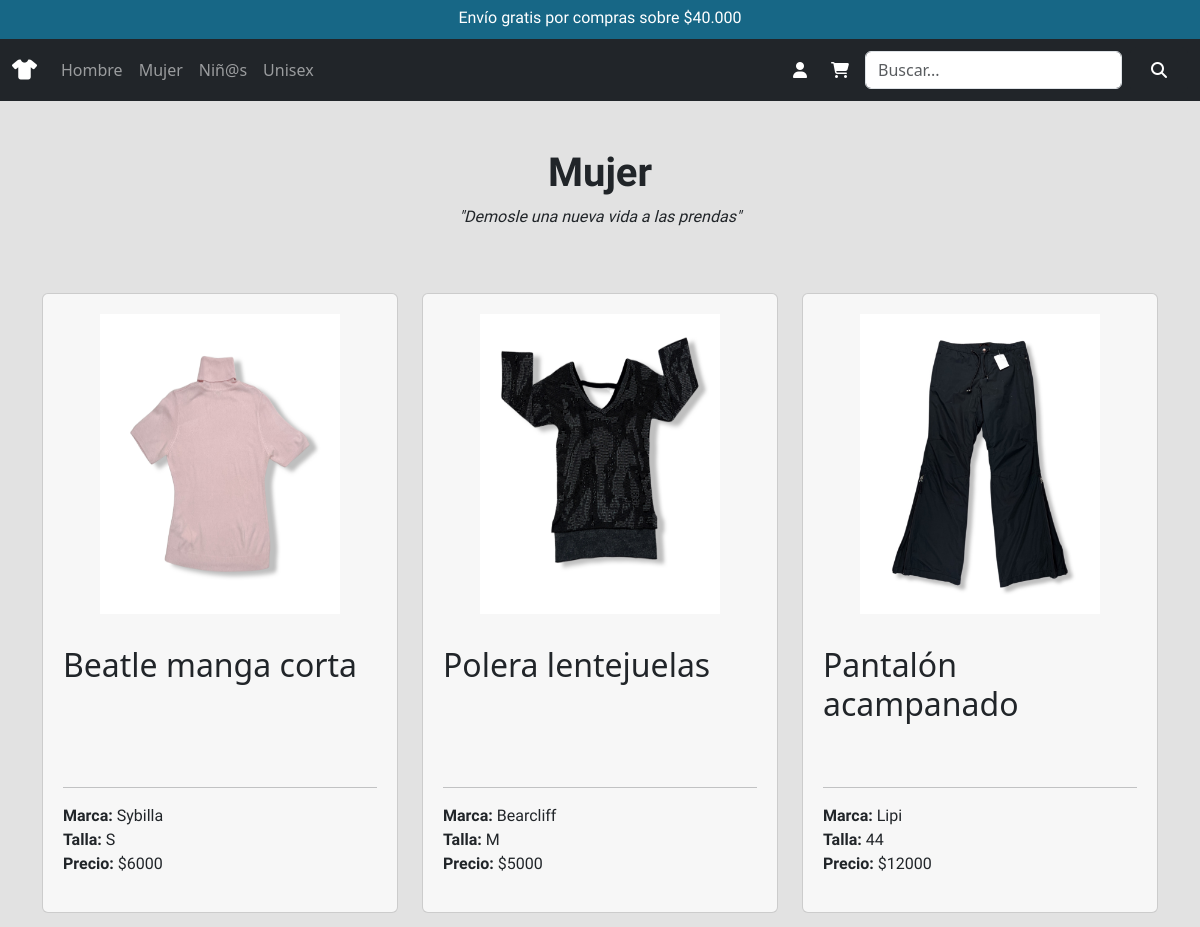
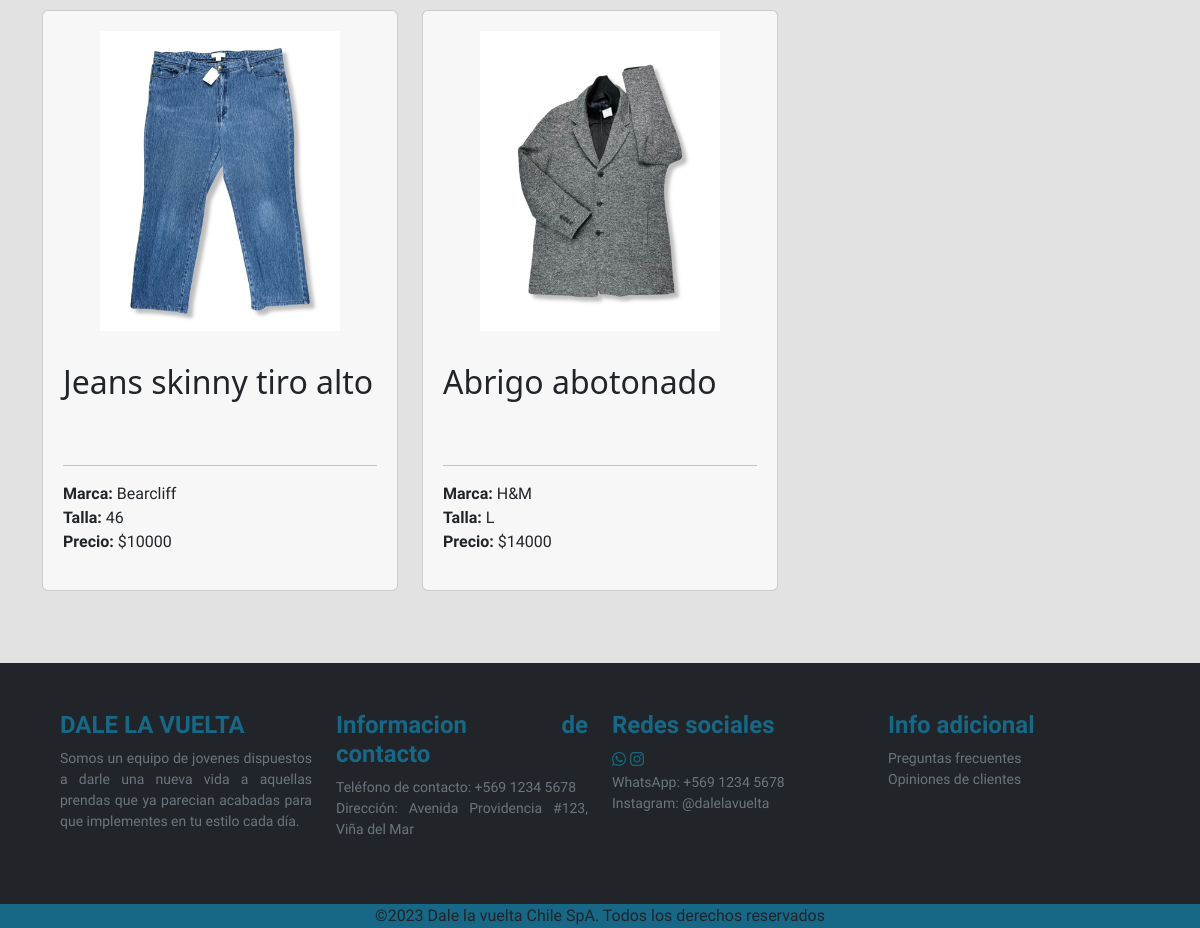
The page /mujer/ on the database its author committed (2 pictures, top to bottom).
### venta/models.py (models this page shows, shortened)
class Producto(models.Model):
    id_producto     = models.BigAutoField(db_column='idProducto', primary_key=True)
    id_categoria    = models.ForeignKey('Categoria', on_delete=models.CASCADE, db_column='idCategoria')
    nombre          = models.CharField(max_length=25)
    marca           = models.CharField(max_length=25)
    descripcion     = models.CharField(max_length=200)
    talla           = models.CharField(max_length=4)
    precio          = models.IntegerField()
    stock           = models.IntegerField()
    imagen          = models.ImageField(upload_to='productos/', null=True)

### venta/views.py (the view)
# urls.py: path('mujer/',views.mujer_view,name='mujer'),
def mujer_view(request):
    prodMujer = Producto.objects.filter(id_categoria="2")
    context = {"productos":prodMujer}
    return render(request,"venta/mujer.html",context)

### venta/templates/venta/mujer.html (shortened to what this page needs)
{% load static %}
<!DOCTYPE html>
<html lang="es">
<head>
    <link href="https://cdn.jsdelivr.net/npm/bootstrap@5.3.0-alpha2/dist/css/bootstrap.min.css" rel="stylesheet">
    <link rel="stylesheet" href="{% static 'venta/css/style.css' %}">
</head>
<body>
    <section>
        <header>
            <div>
                <div id="header" class="carousel slide" data-bs-ride="carousel">
                    <div id="fuente-header" class="carousel-inner">
                        <div class="carousel-item active">
                            <h6 class="text-center p-1 pt-2">Envío gratis por compras sobre $40.000</h6>
                        </div>
                    </div>
                </div>
            </div>
            <div class="container-fluid p-0">
                <nav class="navbar navbar-expand-sm navbar-dark bg-dark">
                    <div class="container-fluid">
                        <a class="navbar-brand" href="{% url 'index' %}"><i class="fa-solid fa-shirt"></i></a>
                        <div class="collapse navbar-collapse" id="mynavbar">
                            <ul class="navbar-nav me-auto">
                                <li class="nav-item">
                                    <a class="nav-link" href="{% url 'hombre' %}" id="linkHombre">Hombre</a>
                                </li>
                                <li class="nav-item">
                                    <a class="nav-link" href="{% url 'mujer' %}" id="linkMujer">Mujer</a>
                                </li>
                                <li class="nav-item">
                                    <a class="nav-link" href="{% url 'infantil' %}" id="linkInfantil">Niñ@s</a>
                                </li>
                                <li class="nav-item">
                                    <a class="nav-link" href="{% url 'unisex' %}" id="linkUnisex">Unisex</a>
                                </li>
                            </ul>
                            <div class="d-flex align-items-center text-white">
                                {% if user.is_authenticated %}
                                    <p class="d-flex pt-3 me-2">¡Hola! {{user.username}}</p>
                                    <a class="rounded me-3" href="{% url 'usuario' %}"><i class="fa-solid fa-user p-2 text-white"></i></a>
                                    {% if user.is_staff %}
                                        <a class="rounded me-3" href="{% url 'producto_mod' %}"><i class="fa-solid fa-database text-white"></i></a>
                                    {% endif %}
                                {% else %}
                                    <a class="rounded me-2" href="{% url 'login' %}"><i class="fa-solid fa-user p-2 text-white"></i></a>
                                {% endif %}
                                <a class="rounded me-2" href="{% url 'carrito' %}"><i class="fa-solid fa-cart-shopping p-2 text-white"></i></a>
                            </div>
                            <form class="d-flex align-items-center" action="{% url 'producto_search' %}" method="GET">
                                <input class="form-control me-2" type="search" placeholder="Buscar..." name="prodbuscar">
                                <button type="submit" class="btn btn-dark">
                                    <i class="fa-solid fa-magnifying-glass p-2 text-white"></i>
                                </button>
                            </form>
                        </div>
                    </div>
                </nav>
            </div>
        </header>
        <div id="fuente-titulo" class="p-5 text-center">
            <h1 class="fw-bold fs">Mujer</h1>
            <p class="fst-italic">"Demosle una nueva vida a las prendas"</p>
        </div>
        <div class="container">
            <div class="row gy-4">
                {% for i in productos %}
                <div class="col-lg-4 col-md-6 col-sm-12">
                    <div class="producto card h-100 flex-column d-flex flex-grow-1">
                        <a href="{% url 'detalle' pk=i.id_producto %}"><img src="{{i.imagen.url}}" width="240" height="300"></a>
                        <br>
                        <h2 class="pt-2 ">{{i.nombre}}</h2>
                        <div class="mt-auto">
                            <hr>
                            <p class="mt-0 mb-0 fw-bold">Marca: <span class="fw-normal">{{i.marca}}</span></p>
                            <p class="mt-0 mb-0 fw-bold">Talla: <span class="fw-normal">{{i.talla}}</span></p>
                            <p class="mt-0 fw-bold">Precio: <span class="fw-normal">${{i.precio}}</span></p>
                        </div>
                    </div>
                </div>
                {% endfor %}
            </div>
        </div>
        <br>
        <br>
        <br>
        <footer id="fuente-footer" class="row p-5 ancho-total m-0">
            <div class="col-xs-12 col-md-6 col-lg-3">
                <h4 class="fw-bold">DALE LA VUELTA</h4>
                <p class="m-0 small text-secondary">Somos un equipo de jovenes dispuestos a darle una nueva vida a aquellas prendas que ya parecian acabadas para que implementes en tu estilo cada día.</p>
            </div>
            <div class="col-xs-12 col-md-6 col-lg-3">
                <h4 class="fw-bold">Informacion de contacto</h4>
                <p class="m-0 small text-secondary">Teléfono de contacto: +569 1234 5678</p>
                <p class="small text-secondary">Dirección: Avenida Providencia #123, Viña del Mar</p>
            </div>
            <div class="col-xs-12 col-md-6 col-lg-3">
                <h4 class="fw-bold">Redes sociales</h4>
                <i id="animacion" class="fa-brands fa-whatsapp pe-1 animacion"></i><i class="fa-brands fa-instagram animacion"></i>
                <p class="m-0 small text-secondary">WhatsApp: +569 1234 5678</p>
                <p class="small text-secondary">Instagram: @dalelavuelta</p>
            </div>
            <div class="col-xs-12 col-md-6 col-lg-3">
                <h4 class="fw-bold">Info adicional</h4>
                <p class="m-0 small text-secondary animacion">Preguntas frecuentes</p>
                <p class="small text-secondary animacion">Opiniones de clientes</p>
            </div>
        </footer>
        <div class="container-fluid text-center color-footer">
            <p class="m-0">©2023 Dale la vuelta Chile SpA. Todos los derechos reservados</p>
        </div>
    </section>
</body>
</html>

### venta/static/venta/CSS/style.css (style rules this page uses)
* { margin: 0; }
body { background-color: #e2e2e2; width: 100%; }
header { background-color: #176786; height: 15%; width: 100%; }
footer { background-color: #212529; height: 10%; }
p { font-family: 'Assistant', sans-serif; }
#fuente-header { font-family: 'Signika', sans-serif; color: #ffffff; }
#fuente-titulo { font-family: 'Josefin Sans', sans-serif; }
#fuente-footer { font-family: 'Signika', sans-serif; color: #176786; text-align: justify; }
.color-footer { background-color: #176786; }
.ancho-total { width: 100%; }
.producto { flex-basis: calc(50% - 20px); margin-bottom: 40px; background-color: #f7f7f7; padding: 20px; box-sizing: border-box; }
.producto img { display: block; margin: 0 auto; }

### rows shown on the page
Producto: imagen (picture), nombre "Beatle manga corta", marca "Sybilla", talla "S", precio "6000"
Producto: imagen (picture), nombre "Polera lentejuelas", marca "Bearcliff", talla "M", precio "5000"
Producto: imagen (picture), nombre "Pantalón acampanado", marca "Lipi", talla "44", precio "12000"
Producto: imagen (picture), nombre "Jeans skinny tiro alto", marca "Bearcliff", talla "46", precio "10000"
Producto: imagen (picture), nombre "Abrigo abotonado", marca "H&M", talla "L", precio "14000"
